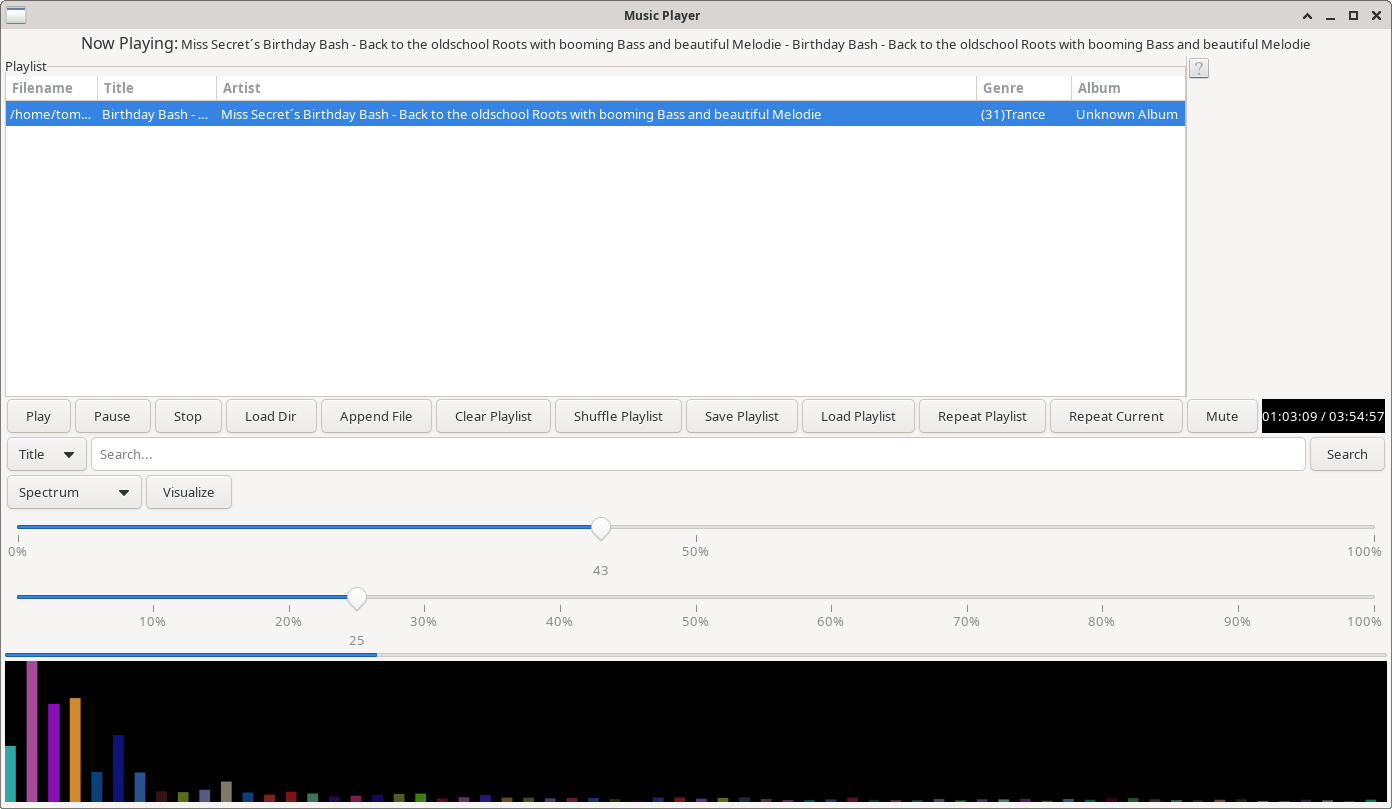

Here is the Python script that generated this plot:
import gi
import os
import random
import time
from urllib.parse import quote
import eyed3
import gi.repository.GdkPixbuf as GdkPixbuf
import gi.repository.Gst as Gst
import numpy as np
import pyaudio
from gi.repository import Gtk, Gdk, GObject, GLib, Pango
import cairo
gi.require_version('Gtk', '3.0')
gi.require_version('GdkPixbuf', '2.0')
gi.require_version('Gst', '1.0')
gi.require_version('GLib', '2.0')


class MusicPlayer:
    def __init__(self):
        Gst.init(None)

        self.window = Gtk.Window()
        self.window.connect("destroy", Gtk.main_quit)
        self.window.set_default_size(800, 600)
        self.window.set_title("Music Player")

        self.now_playing_label = Gtk.Label()
        self.now_playing_label.set_name("now-playing-label")
        self.now_playing_label.set_markup('<span font_desc="12">Now Playing:</span>')


        self.audio_buffer = bytearray()
        self.buffer_duration = 3  # Czas buforowania w sekundach
        self.buffer_chunk_size = 1024  # Rozmiar bufora
        self.buffer_ready = False
        self.current_song_name = ""  # Dodaj nowy atrybut do przechowywania nazwy aktualnej piosenki

        # Konfiguracja strumienia audio
        self.pa = pyaudio.PyAudio()
        self.stream_audio_input = None
        self.stream_audio_output = None
        self.sample_rate = 44100  # Przykładowa częstotliwość próbkowania
        self.num_channels = 2  # Dwa kanały (stereo)
        self.sample_width = self.pa.get_sample_size(pyaudio.paInt16)
        self.chunk_size = 1024  # Rozmiar paczki audio

        self.playlist_store = Gtk.ListStore(str, str, str, str, str)
        self.original_playlist = []  # Przechowuje oryginalną listę odtwarzania przed filtrowaniem
        self.playlist_view = Gtk.TreeView(self.playlist_store)
        self.playlist_view.set_rules_hint(True)
        # Kolumna "Filename"
        renderer = Gtk.CellRendererText()
        renderer.set_property("ellipsize", Pango.EllipsizeMode.END)
        column = Gtk.TreeViewColumn("Filename", renderer, text=0)
        column.set_sort_column_id(0)  # Ustaw identyfikator kolumny dla sortowania
        column.set_sort_indicator(True)  # Wyświetl wskaźnik sortowania w nagłówku kolumny
        column.set_resizable(True)  # Umożliwia zmianę szerokości kolumny przez użytkownika
        self.playlist_view.append_column(column)

        # Kolumna "Title"
        renderer = Gtk.CellRendererText()
        renderer.set_property("ellipsize", Pango.EllipsizeMode.END)
        column = Gtk.TreeViewColumn("Title", renderer, text=4)
        column.set_sort_column_id(4)
        column.set_sort_indicator(True)
        column.set_resizable(True)
        self.playlist_view.append_column(column)

        # Kolumna "Artist"
        renderer = Gtk.CellRendererText()
        renderer.set_property("ellipsize", Pango.EllipsizeMode.END)
        column = Gtk.TreeViewColumn("Artist", renderer, text=1)
        column.set_sort_column_id(1)
        column.set_sort_indicator(True)
        column.set_resizable(True)
        self.playlist_view.append_column(column)

        # Kolumna "Genre"
        renderer = Gtk.CellRendererText()
        renderer.set_property("ellipsize", Pango.EllipsizeMode.END)
        column = Gtk.TreeViewColumn("Genre", renderer, text=2)
        column.set_sort_column_id(2)
        column.set_sort_indicator(True)
        column.set_resizable(True)
        self.playlist_view.append_column(column)

        # Kolumna "Album"
        renderer = Gtk.CellRendererText()
        renderer.set_property("ellipsize", Pango.EllipsizeMode.END)
        column = Gtk.TreeViewColumn("Album", renderer, text=3)
        column.set_sort_column_id(3)
        column.set_sort_indicator(True)
        column.set_resizable(True)
        self.playlist_view.append_column(column)

        self.column_sort_order = Gtk.SortType.ASCENDING  # Domyślny porządek sortowania
        for i in range(5):
            self.playlist_view.get_column(i).set_sort_order(self.column_sort_order)  # Ustaw porządek sortowania dla kolumny

        scrolled_window = Gtk.ScrolledWindow()
        scrolled_window.set_policy(Gtk.PolicyType.NEVER, Gtk.PolicyType.AUTOMATIC)
        scrolled_window.add(self.playlist_view)


        # Create an HPaned container to split the window horizontally
        self.hpaned = Gtk.HPaned()
        vbox = Gtk.VBox(False, 0)
        vbox.pack_start(self.now_playing_label, False, False, 2)
        vbox.pack_start(self.hpaned, True, True, 0)

        self.window.add(vbox)

        # Create a frame for the playlist
        playlist_frame = Gtk.Frame()
        playlist_frame.set_label("Playlist")
        self.hpaned.pack1(playlist_frame, True, False)

        # Add the scrolled playlist to the frame
        playlist_frame.add(scrolled_window)

        # Create a fixed container to hold the album cover
        self.album_cover_fixed = Gtk.Fixed()
        self.album_cover_fixed.set_size_request(200, 200)  # Set the size of the album cover area

        # Add the album cover fixed container to the right side of the HPaned
        self.hpaned.pack2(self.album_cover_fixed, False, False)

        self.play_button = Gtk.Button("Play")
        self.play_button.connect("clicked", self.play)
        self.pause_button = Gtk.Button("Pause")
        self.pause_button.connect("clicked", self.toggle_pause)
        self.stop_button = Gtk.Button("Stop")
        self.stop_button.connect("clicked", self.stop)

        self.repeat_all_enabled = False
        self.repeat_one_enabled = False

        self.load_from_dir_button = Gtk.Button("Load Dir")
        self.load_from_dir_button.connect("clicked", self.load_from_dir)
        self.append_from_file_button = Gtk.Button("Append File")
        self.append_from_file_button.connect("clicked", self.append_from_file)
        self.clear_playlist_button = Gtk.Button("Clear Playlist")
        self.clear_playlist_button.connect("clicked", self.clear_playlist)
        self.shuffle_playlist_button = Gtk.Button("Shuffle Playlist")
        self.shuffle_playlist_button.connect("clicked", self.shuffle_playlist)
        self.save_playlist_button = Gtk.Button("Save Playlist")
        self.save_playlist_button.connect("clicked", self.save_playlist)
        self.load_playlist_button = Gtk.Button("Load Playlist")
        self.load_playlist_button.connect("clicked", self.load_playlist)
        self.repeat_all_button = Gtk.ToggleButton("Repeat Playlist")
        self.repeat_all_button.connect("toggled", self.toggle_repeat_all)
        self.repeat_one_button = Gtk.ToggleButton("Repeat Current")
        self.repeat_one_button.connect("toggled", self.toggle_repeat_one)
        self.mute_button = Gtk.ToggleButton("Mute")
        self.mute_button.connect("toggled", self.toggle_mute)

        hbox_buttons = Gtk.HBox(False, 0)
        hbox_buttons.pack_start(self.play_button, True, True, 2)
        hbox_buttons.pack_start(self.pause_button, True, True, 2)
        hbox_buttons.pack_start(self.stop_button, True, True, 2)
        hbox_buttons.pack_start(self.load_from_dir_button, True, True, 2)
        hbox_buttons.pack_start(self.append_from_file_button, True, True, 2)
        hbox_buttons.pack_start(self.clear_playlist_button, True, True, 2)
        hbox_buttons.pack_start(self.shuffle_playlist_button, True, True, 2)
        hbox_buttons.pack_start(self.save_playlist_button, True, True, 2)
        hbox_buttons.pack_start(self.load_playlist_button, True, True, 2)
        hbox_buttons.pack_start(self.repeat_all_button, True, True, 2)
        hbox_buttons.pack_start(self.repeat_one_button, True, True, 2)
        hbox_buttons.pack_start(self.mute_button, True, True, 2)

        self.time_label = Gtk.Label("00:00:00 / 00:00:00")
        self.time_label.set_name("time-label")
        self.time_label.override_background_color(Gtk.StateFlags.NORMAL, Gdk.RGBA(0, 0, 0, 1))
        self.time_label.override_color(Gtk.StateFlags.NORMAL, Gdk.RGBA(1, 1, 1, 1))
        hbox_buttons.pack_start(self.time_label, False, False, 2)

        self.search_entry = Gtk.Entry()
        self.search_entry.set_placeholder_text("Search...")
        self.search_entry.connect("activate", self.search_playlist)

        # Dodaj rozwijalną listę dla typu wyszukiwania
        self.search_type_combo = Gtk.ComboBoxText()
        self.search_type_combo.append_text("Title")
        self.search_type_combo.append_text("Artist")
        self.search_type_combo.append_text("Genre")
        self.search_type_combo.append_text("Album")
        self.search_type_combo.set_active(0)  # Domyślnie wybierz "Title" jako typ wyszukiwania
        # Dodaj rozwijalną listę dla wyboru wizualizacji
        self.visualization_type_combo = Gtk.ComboBoxText()
        self.visualization_type_combo.append_text("Spectrum")
        self.visualization_type_combo.append_text("Waveform")
        self.visualization_type_combo.append_text("Points")
        self.visualization_type_combo.append_text("Tonal Transition")
        self.visualization_type_combo.set_active(0)  # Domyślnie wybierz "Spectrum
        # Dodaj przycisk "Search"
        self.search_button = Gtk.Button("Search")
        self.search_button.connect("clicked", self.search_playlist)
        # Dodaj przycisk "Visualize"
        self.visualize_button = Gtk.Button("Visualize")
        self.visualize_button.connect("clicked", self.visualize)
        hbox_search = Gtk.HBox(False, 0)
        hbox_search.pack_start(self.search_type_combo, False, False, 2)  # Dodaj rozwijalną listę
        hbox_search.pack_start(self.search_entry, True, True, 2)
        hbox_search.pack_start(self.search_button, False, False, 2)
        self.drawing_area = Gtk.DrawingArea()
        self.drawing_area.connect("draw", self.visualize)
        hbox_visualization = Gtk.HBox(False, 0)
        hbox_visualization.pack_start(self.visualization_type_combo, False, False, 2)  # Dodaj rozwijalną listę
        hbox_visualization.pack_start(self.visualize_button, False, False, 2)

        vbox.pack_start(hbox_buttons, False, False, 2)
        vbox.pack_start(hbox_search, False, False, 2)  # Dodaj kontener z ComboBoxem i przyciskiem do głównego kontenera
        vbox.pack_start(hbox_visualization, False, False, 2)  # Dodaj kontener z ComboBoxem i przyciskiem do głównego kontenera
        # Add volume slider
        self.gain_scale = Gtk.Scale.new_with_range(Gtk.Orientation.HORIZONTAL, 0, 100, 1)
        self.gain_scale.set_digits(0)
        self.gain_scale.set_value_pos(Gtk.PositionType.BOTTOM)
        self.gain_scale.add_mark(0, Gtk.PositionType.BOTTOM, "0%")
        self.gain_scale.add_mark(50, Gtk.PositionType.BOTTOM, "50%")
        self.gain_scale.add_mark(100, Gtk.PositionType.BOTTOM, "100%")
        self.gain_scale.connect("value-changed", self.on_gain_scale_change)
        vbox.pack_start(self.gain_scale, False, False, 2)

        # Add position slider
        self.position_scale = Gtk.Scale.new_with_range(Gtk.Orientation.HORIZONTAL, 0, 100, 5)
        self.position_scale.set_digits(0)
        self.position_scale.set_value_pos(Gtk.PositionType.BOTTOM)
        self.position_scale.add_mark(10, Gtk.PositionType.BOTTOM, "10%")
        self.position_scale.add_mark(20, Gtk.PositionType.BOTTOM, "20%")
        self.position_scale.add_mark(30, Gtk.PositionType.BOTTOM, "30%")
        self.position_scale.add_mark(40, Gtk.PositionType.BOTTOM, "40%")
        self.position_scale.add_mark(50, Gtk.PositionType.BOTTOM, "50%")
        self.position_scale.add_mark(60, Gtk.PositionType.BOTTOM, "60%")
        self.position_scale.add_mark(70, Gtk.PositionType.BOTTOM, "70%")
        self.position_scale.add_mark(80, Gtk.PositionType.BOTTOM, "80%")
        self.position_scale.add_mark(90, Gtk.PositionType.BOTTOM, "90%")
        self.position_scale.add_mark(100, Gtk.PositionType.BOTTOM, "100%")
        self.position_scale.connect("value-changed", self.on_position_scale_change)
        vbox.pack_start(self.position_scale, False, False, 2)

        self.text_opacity = 1.0  # Początkowa przezroczystość tekstu
        self.font_options = cairo.FontOptions()
        self.font_options.set_antialias(cairo.ANTIALIAS_SUBPIXEL)
        self.font_options.set_hint_style(cairo.HINT_STYLE_FULL)
        self.font_options.set_hint_metrics(cairo.HINT_METRICS_ON)

        self.fft_data = None
        # Add the progress bar
        self.progress_bar = Gtk.ProgressBar()
        vbox.pack_start(self.progress_bar, False, False, 2)

        # Set the initial position of the slider to 0
        self.position_scale.set_value(0)
        vbox.pack_start(self.drawing_area, True, True, 2)
        self.window.show_all()

        self.pipeline = Gst.ElementFactory.make("playbin", "player")
        self.pipeline.set_property("volume", 0.25)  # Set default volume to 25%
        self.playback_paused = False

        self.muted = False
        self.muted_volume = 0.25  # Set initial muted volume to 25%

        bus = self.pipeline.get_bus()
        bus.add_signal_watch()
        bus.connect("message", self.on_message)

        self.playback_paused = False
        self.repeat_playlist = False
        self.repeat_current = False
        self.muted = False

        self.current_song_iter = None

        self.init_gst()
        self.init_audio_input()
        self.init_audio_output()
        
        self.update_time_timer = GLib.timeout_add(1000, self.update_time_label)
        self.update_progress_bar_timer = GLib.timeout_add(1000, self.update_progress_bar)  # Add progress bar update timer
        self.pipeline = Gst.ElementFactory.make("playbin", "audio-player")
        self.bus = self.pipeline.get_bus()
        self.bus.add_signal_watch()

        self.fft_data = None
        self.pipeline.set_state(Gst.State.READY)
        # Inicjalizacja PyAudio
        self.pa = pyaudio.PyAudio()
        self.stream_audio_input = None  # Strumień audio dla PyAudio
        self.stream_audio_output = None  # Strumień audio dla GStreamer

    def visualize(self, widget, cr):
        selected_text = self.visualization_type_combo.get_active_text()
        if selected_text == "Spectrum":
          self.draw_1(widget, cr)
        elif selected_text == "Waveform":
          self.draw_2(widget, cr)
        elif selected_text == "Points":
          self.draw_3(widget, cr)
        elif selected_text == "Tonal Transition":
          self.draw_4(widget, cr)
        else:
            # Obsługa innych opcji wizualizacji
            pass


    def play(self, widget):
        selection = self.playlist_view.get_selection()
        model, selected_song_iter = selection.get_selected()

        if selected_song_iter:
            song_path = model.get_value(selected_song_iter, 0)

            if self.repeat_current:
                self.buffer_audio_data(song_path)
            else:
                self.play_audio_file(song_path)

            GObject.timeout_add(100, self.update_bars)
            self.update_now_playing_label_timeout = GLib.timeout_add(1000, self.update_now_playing_label)
            # Extract and display album cover for the currently playing song
            self.extract_and_display_album_cover(song_path)

    def buffer_audio_data(self, file_path):
        try:
            encoded_file_path = quote(file_path)
            self.pipeline.set_state(Gst.State.NULL)
            self.pipeline.set_property("uri", f"file://{encoded_file_path}")
            self.pipeline.set_state(Gst.State.PAUSED)
            self.playback_paused = True

            # Pobieraj dane audio i zapisuj je w buforze przez określony czas
            self.audio_buffer = bytearray()
            start_time = time.time()

            while time.time() - start_time < self.buffer_duration:
                audio_data = self.read_audio_data()
                self.audio_buffer.extend(audio_data.tobytes())

            self.buffer_ready = True  # Ustawiamy buffer_ready na True, gdy bufor jest gotowy
            self.current_song_name = os.path.basename(file_path)  # Przechowujemy nazwę aktualnej piosenki
        except Exception as e:
            print(f"Error while buffering audio data: {e}")

    def buffer_audio_file(self, file_path):
        try:
            encoded_file_path = quote(file_path)
            self.pipeline.set_state(Gst.State.NULL)
            self.pipeline.set_property("uri", f"file://{encoded_file_path}")
            self.pipeline.set_state(Gst.State.PAUSED)
            self.playback_paused = True

            # Pobieraj dane audio i zapisuj je w buforze przez określony czas
            self.audio_buffer = bytearray()
            start_time = time.time()

            while time.time() - start_time < self.buffer_duration:
                audio_data = self.read_audio_data()
                self.audio_buffer.extend(audio_data.tobytes())

            self.buffer_ready = True  # Ustawiamy buffer_ready na True, gdy bufor jest gotowy
            self.current_song_name = os.path.basename(file_path)  # Przechowujemy nazwę aktualnej piosenki
        except Exception as e:
            print(f"Error while buffering audio file: {e}")


    def extract_and_display_album_cover(self, audio_file):
        # Otwórz plik audio
        audio = eyed3.load(audio_file)

        # Sprawdź, czy plik audio zawiera metadane i okładkę albumu
        if audio.tag and audio.tag.images:
            # Wybierz pierwszą okładkę albumu
            album_art = audio.tag.images[0].image_data

            # Utwórz obiekt GdkPixbuf na podstawie danych obrazu
            loader = GdkPixbuf.PixbufLoader()
            loader.write(album_art)
            loader.close()
            pixbuf = loader.get_pixbuf()

            # Przeskaluj okładkę albumu do rozmiaru obszaru okładki
            scaled_pixbuf = self.scale_album_cover(pixbuf, self.album_cover_fixed.get_allocation().width, self.album_cover_fixed.get_allocation().height)

            # Wyświetl przeskalowaną okładkę
            self.display_album_cover(scaled_pixbuf)
        else:
            # Jeśli nie ma okładki albumu, wyświetl placeholder
            self.display_album_cover_placeholder()

    def scale_album_cover(self, pixbuf, target_width, target_height):
        # Pobierz oryginalny rozmiar okładki albumu
        orig_width = pixbuf.get_width()
        orig_height = pixbuf.get_height()

        # Oblicz stosunek skalowania dla szerokości i wysokości
        width_ratio = target_width / orig_width
        height_ratio = target_height / orig_height

        # Wybierz mniejszy stosunek skalowania, aby zachować proporcje
        scale_ratio = min(width_ratio, height_ratio)

        # Oblicz nowe wymiary na podstawie proporcji
        new_width = int(orig_width * scale_ratio)
        new_height = int(orig_height * scale_ratio)

        # Przeskaluj okładkę albumu
        scaled_pixbuf = pixbuf.scale_simple(new_width, new_height, GdkPixbuf.InterpType.BILINEAR)

        return scaled_pixbuf

    def display_album_cover(self, pixbuf):
        # Usuń istniejące elementy z obszaru okładki albumu
        for child in self.album_cover_fixed.get_children():
            self.album_cover_fixed.remove(child)

        # Utwórz widżet Gtk.Image z przeskalowaną okładką albumu
        image = Gtk.Image()
        image.set_from_pixbuf(pixbuf)

        # Dodaj przeskalowaną okładkę albumu do obszaru okładki
        self.album_cover_fixed.add(image)
        self.album_cover_fixed.show_all()

    def display_album_cover_placeholder(self):
        # Usuń istniejące elementy z obszaru okładki albumu
        for child in self.album_cover_fixed.get_children():
            self.album_cover_fixed.remove(child)

        # Utwórz widżet Gtk.Image z domyślną ikoną brakującego obrazu
        image = Gtk.Image()
        image.set_from_stock(Gtk.STOCK_MISSING_IMAGE, Gtk.IconSize.LARGE_TOOLBAR)

        # Dodaj ikonę brakującego obrazu do obszaru okładki
        self.album_cover_fixed.add(image)
        self.album_cover_fixed.show_all()

    def draw_1(self, widget, cr):
        if self.fft_data is not None:
            cr.set_source_rgb(0, 0, 0)
            cr.paint()

            num_bars = 64 # Liczba słupków
            bar_width = widget.get_allocated_width() / num_bars
            max_amplitude = np.max(self.fft_data)

            for i in range(num_bars):
                start = int((i / num_bars) * len(self.fft_data))
                end = int(((i + 1) / num_bars) * len(self.fft_data))
                bar_height = np.max(self.fft_data[start:end])
                if max_amplitude != 0:
                    bar_height /= max_amplitude  # Normalizacja do zakresu 0-1
                else:
                    bar_height = 0  # Jeśli max_amplitude == 0, ustaw bar_height na 0

                new_bar_height = bar_height
                # Generuj losowy kolor dla każdego słupka
                color = np.random.rand(3)
                transparency = 0.5 + (bar_height * 0.5)  # Od 50% do 100%
                #color = (0, 0, 0)
                
                self.draw_bar(cr, i * bar_width, (1 - new_bar_height) * widget.get_allocated_height(), bar_width, new_bar_height * widget.get_allocated_height(), color, transparency)

                # Dodaj sinusoidalny waveform
                #self.draw_waveform(cr, i * bar_width, (1 - bar_height) * widget.get_allocated_height(), bar_width, bar_height * widget.get_allocated_height(), color)
                #self.draw_points(cr, i * bar_width, (1 - bar_height) * widget.get_allocated_height(), bar_width, bar_height * widget.get_allocated_height(), color, transparency)
                # Rysuj przejście tonalne
                #self.draw_tonal_transition(cr, i * bar_width, (1 - bar_height) * widget.get_allocated_height(), bar_width, bar_height * widget.get_allocated_height(), color, transparency)
                # Oblicz ilość punktów
                num_points = int(bar_height * 10)  # Przykładowa liczba punktów
                num_points = max(num_points, 1)  # Minimalnie jeden punkt

                # Rysuj punkty w górę z przejściami
                #self.draw_points_with_transitions(cr, i * bar_width, (1 - bar_height) * widget.get_allocated_height(), bar_width, bar_height * widget.get_allocated_height(), color, transparency, num_points)

    def draw_2(self, widget, cr):
        if self.fft_data is not None:
            cr.set_source_rgb(0, 0, 0)
            cr.paint()

            num_bars = 64 # Liczba słupków
            bar_width = widget.get_allocated_width() / num_bars
            max_amplitude = np.max(self.fft_data)

            for i in range(num_bars):
                start = int((i / num_bars) * len(self.fft_data))
                end = int(((i + 1) / num_bars) * len(self.fft_data))
                bar_height = np.max(self.fft_data[start:end])
                if max_amplitude != 0:
                    bar_height /= max_amplitude  # Normalizacja do zakresu 0-1
                else:
                    bar_height = 0  # Jeśli max_amplitude == 0, ustaw bar_height na 0

                new_bar_height = bar_height
                # Generuj losowy kolor dla każdego słupka
                color = np.random.rand(3)
                transparency = 0.5 + (bar_height * 0.5)  # Od 50% do 100%
                #color = (0, 0, 0)
                
                #self.draw_bar(cr, i * bar_width, (1 - new_bar_height) * widget.get_allocated_height(), bar_width, new_bar_height * widget.get_allocated_height(), color, transparency)

                # Dodaj sinusoidalny waveform
                #self.draw_waveform(cr, i * bar_width, (1 - bar_height) * widget.get_allocated_height(), bar_width, bar_height * widget.get_allocated_height(), color)
                self.draw_points(cr, i * bar_width, (1 - bar_height) * widget.get_allocated_height(), bar_width, bar_height * widget.get_allocated_height(), color, transparency)
                # Rysuj przejście tonalne
                #self.draw_tonal_transition(cr, i * bar_width, (1 - bar_height) * widget.get_allocated_height(), bar_width, bar_height * widget.get_allocated_height(), color, transparency)
                # Oblicz ilość punktów
                num_points = int(bar_height * 10)  # Przykładowa liczba punktów
                num_points = max(num_points, 1)  # Minimalnie jeden punkt

                # Rysuj punkty w górę z przejściami
                #self.draw_points_with_transitions(cr, i * bar_width, (1 - bar_height) * widget.get_allocated_height(), bar_width, bar_height * widget.get_allocated_height(), color, transparency, num_points)

    def draw_3(self, widget, cr):
        if self.fft_data is not None:
            cr.set_source_rgb(0, 0, 0)
            cr.paint()

            num_bars = 64 # Liczba słupków
            bar_width = widget.get_allocated_width() / num_bars
            max_amplitude = np.max(self.fft_data)

            for i in range(num_bars):
                start = int((i / num_bars) * len(self.fft_data))
                end = int(((i + 1) / num_bars) * len(self.fft_data))
                bar_height = np.max(self.fft_data[start:end])
                if max_amplitude != 0:
                    bar_height /= max_amplitude  # Normalizacja do zakresu 0-1
                else:
                    bar_height = 0  # Jeśli max_amplitude == 0, ustaw bar_height na 0

                new_bar_height = bar_height
                # Generuj losowy kolor dla każdego słupka
                color = np.random.rand(3)
                transparency = 0.5 + (bar_height * 0.5)  # Od 50% do 100%
                #color = (0, 0, 0)
                
                #self.draw_bar(cr, i * bar_width, (1 - new_bar_height) * widget.get_allocated_height(), bar_width, new_bar_height * widget.get_allocated_height(), color, transparency)

                # Dodaj sinusoidalny waveform
                #self.draw_waveform(cr, i * bar_width, (1 - bar_height) * widget.get_allocated_height(), bar_width, bar_height * widget.get_allocated_height(), color)
                #self.draw_points(cr, i * bar_width, (1 - bar_height) * widget.get_allocated_height(), bar_width, bar_height * widget.get_allocated_height(), color, transparency)
                # Rysuj przejście tonalne
                self.draw_tonal_transition(cr, i * bar_width, (1 - bar_height) * widget.get_allocated_height(), bar_width, bar_height * widget.get_allocated_height(), color, transparency)
                # Oblicz ilość punktów
                num_points = int(bar_height * 10)  # Przykładowa liczba punktów
                num_points = max(num_points, 1)  # Minimalnie jeden punkt

                # Rysuj punkty w górę z przejściami
                #self.draw_points_with_transitions(cr, i * bar_width, (1 - bar_height) * widget.get_allocated_height(), bar_width, bar_height * widget.get_allocated_height(), color, transparency, num_points)

    def draw_4(self, widget, cr):
        if self.fft_data is not None:
            cr.set_source_rgb(0, 0, 0)
            cr.paint()

            num_bars = 64 # Liczba słupków
            bar_width = widget.get_allocated_width() / num_bars
            max_amplitude = np.max(self.fft_data)

            for i in range(num_bars):
                start = int((i / num_bars) * len(self.fft_data))
                end = int(((i + 1) / num_bars) * len(self.fft_data))
                bar_height = np.max(self.fft_data[start:end])
                if max_amplitude != 0:
                    bar_height /= max_amplitude  # Normalizacja do zakresu 0-1
                else:
                    bar_height = 0  # Jeśli max_amplitude == 0, ustaw bar_height na 0

                new_bar_height = bar_height
                # Generuj losowy kolor dla każdego słupka
                color = np.random.rand(3)
                transparency = 0.5 + (bar_height * 0.5)  # Od 50% do 100%
                #color = (0, 0, 0)
                
                #self.draw_bar(cr, i * bar_width, (1 - new_bar_height) * widget.get_allocated_height(), bar_width, new_bar_height * widget.get_allocated_height(), color, transparency)

                # Dodaj sinusoidalny waveform
                #self.draw_waveform(cr, i * bar_width, (1 - bar_height) * widget.get_allocated_height(), bar_width, bar_height * widget.get_allocated_height(), color)
                #self.draw_points(cr, i * bar_width, (1 - bar_height) * widget.get_allocated_height(), bar_width, bar_height * widget.get_allocated_height(), color, transparency)
                # Rysuj przejście tonalne
                #self.draw_tonal_transition(cr, i * bar_width, (1 - bar_height) * widget.get_allocated_height(), bar_width, bar_height * widget.get_allocated_height(), color, transparency)
                # Oblicz ilość punktów
                num_points = int(bar_height * 10)  # Przykładowa liczba punktów
                num_points = max(num_points, 1)  # Minimalnie jeden punkt

                # Rysuj punkty w górę z przejściami
                self.draw_points_with_transitions(cr, i * bar_width, (1 - bar_height) * widget.get_allocated_height(), bar_width, bar_height * widget.get_allocated_height(), color, transparency, num_points)

    def update_spectrum(self):
        # Symulacja danych FFT (wymaga prawdziwego źródła danych FFT)
        self.fft_data = np.random.rand(64)

        # Pulsowanie tekstu
        self.text_opacity -= 0.05  # Zmniejszenie przezroczystości
        if self.text_opacity < 0:
            self.text_opacity = 1.0  # Po zaniknięciu tekstu, przywróć pełną przezroczystość

        self.drawing_area.queue_draw()
        return True


    def draw_points_with_transitions(self, cr, x, y, width, height, color, transparency, num_points):
        red, green, blue = color

        step = width / num_points / 4

        for i in range(num_points):
            x1 = x #+ i * step
            y1 = y + height * i / num_points
            size = 5.0  # Rozmiar punktu

            # Ustal przejście między punktami
            transition = i / num_points  # Od 0 do 1

            # Ustaw kolor punktu z określoną przezroczystością
            cr.set_source_rgba(red, green, blue, transition * transparency)
            cr.arc(x1, y1, size, 0, 2 * np.pi)
            cr.fill()

    def draw_tonal_transition(self, cr, x, y, width, height, color, transparency):
        red, green, blue = color

        num_points = int(width)
        step = width / num_points

        cr.set_line_width(2.0)

        for i in range(num_points):
            x1 = x + i * step
            x2 = x + (i + 1) * step
            gradient_color = (
                red - red * i / num_points,
                green - green * i / num_points,
                blue - blue * i / num_points
            )
            transparency = 0.5 + (height * i / num_points * 0.5)  # Przejście tonalne w oparciu o wysokość

            # Rysuj linię z gradientem kolorów
            cr.set_source_rgba(gradient_color[0], gradient_color[1], gradient_color[2], transparency)
            cr.move_to(x1, y)
            cr.line_to(x2, y)
            cr.line_to(x2, y - height)
            cr.line_to(x1, y - height)
            cr.close_path()
            cr.fill()

    def draw_points(self, cr, x, y, width, height, color, transparency):
        red, green, blue = color

        num_points = int(width)
        step = width / num_points

        for i in range(num_points):
            x1 = x #+ i * step
            y1 = y + height * i / num_points
            size = 5.0  # Rozmiar punktu

            # Interpolacja kolorów pomiędzy sąsiednimi punktami
            if i < num_points - 1:
                x2 = x + (i + 1) * step
                y2 = y + height * (i + 1) / num_points
                gradient = np.linspace(0, 1, num_points)
                red_i = int((1 - gradient[i]) * red + gradient[i] * red)
                green_i = int((1 - gradient[i]) * green + gradient[i] * green)
                blue_i = int((1 - gradient[i]) * blue + gradient[i] * blue)
                cr.set_source_rgba(red_i / 255, green_i / 255, blue_i / 255, transparency)
            else:
                cr.set_source_rgba(red, green, blue, transparency)

            # Rysuj punkt jako okrągły
            cr.arc(x1, y1, size, 0, 2 * np.pi)
            cr.fill()

    def draw_bar(self, cr, x, y, width, height, color, transparency):
        red, green, blue = color

        # Ustaw kolor słupka z określoną przezroczystością
        cr.set_source_rgba(red, green, blue, transparency)
        cr.rectangle(x, y, width / 2, height)
        cr.fill()

        # Ustaw kolor obramowania słupka na pełną nieprzezroczystość
        cr.set_source_rgb(0, 0, 0)

    def draw_waveform(self, cr, x, y, width, height, color):
        red, green, blue = color

        num_points = int(width)
        step = width / num_points

        cr.set_source_rgb(red, green, blue)
        cr.set_line_width(2.0)

        for i in range(num_points):
            x1 = x + i * step
            y1 = y + height / 2 * np.sin(2 * np.pi * i / num_points)
            x2 = x + (i + 1) * step
            y2 = y + height / 2 * np.sin(2 * np.pi * (i + 1) / num_points)

            cr.move_to(x1, y1)
            cr.line_to(x2, y2)

        cr.stroke()


    def update_bars(self):
        if self.pipeline.get_state(0)[1] == Gst.State.PLAYING:
            query = Gst.Query.new_seeking(Gst.Format.TIME)
            if self.pipeline.query(query):
                _, position = self.pipeline.query_position(Gst.Format.TIME)
                _, duration = self.pipeline.query_duration(Gst.Format.TIME)
                progress = float(position) / float(duration) if duration > 0 else 0.0
                
                # Odczytaj dane audio z mikrofonu
                audio_data = self.read_audio_data()
                
                # Oblicz FFT na podstawie danych audio
                num_samples = 64  # Przykładowa liczba próbek
                fft_data = np.fft.fft(audio_data)
                fft_data = np.abs(fft_data[:num_samples])  # Pobierz amplitudy tylko pierwszych próbek
                
                self.fft_data = fft_data * progress
                GObject.idle_add(self.drawing_area.queue_draw)
        return True


    def init_gst(self):
        self.pipeline = Gst.Pipeline()

        source = Gst.ElementFactory.make("uridecodebin", "source")
        audioconvert = Gst.ElementFactory.make("audioconvert", "audioconvert")
        audioresample = Gst.ElementFactory.make("audioresample", "audioresample")
        sink = Gst.ElementFactory.make("autoaudiosink", "sink")

        if not source or not audioconvert or not audioresample or not sink:
            print("One or more elements could not be created. Exiting.")
            exit(1)

        self.pipeline.add(source)
        self.pipeline.add(audioconvert)
        self.pipeline.add(audioresample)
        self.pipeline.add(sink)

        source.link(audioconvert)
        audioconvert.link(audioresample)
        audioresample.link(sink)

        source.connect("pad-added", self.on_pad_added)

    def on_pad_added(self, element, pad):
        sink_pad = Gst.Element.get_static_pad(element, "sink")
        if not sink_pad.is_linked():
            pad.link(sink_pad)

    def init_audio_input(self):
        # Konfiguracja strumienia audio
        self.stream_audio_input = self.pa.open(
            format=pyaudio.paInt16,
            channels=2,  # Stereo
            rate=self.sample_rate,
            input=True,
            frames_per_buffer=self.chunk_size
        )

    def init_audio_output(self):
        # Konfiguracja strumienia audio
        self.stream_audio_output = self.pa.open(
            format=self.pa.get_format_from_width(self.sample_width),
            channels=self.num_channels,
            rate=self.sample_rate,
            output=True
        )

    def read_audio_data(self):
        if self.stream_audio_input is None:
            # Konfiguracja strumienia audio
            sample_rate = 44100  # Przykładowa częstotliwość próbkowania
            audio_format = pyaudio.paInt16

            self.stream_audio_input = self.pa.open(
                format=audio_format,
                channels=2,  # Mono
                rate=sample_rate,
                input=True,
                frames_per_buffer=self.chunk_size  # Używamy chunk_size jako rozmiar paczki
            )

        try:
            audio_data = self.stream_audio_input.read(self.chunk_size)  # Używamy self.chunk_size
            audio_data = np.frombuffer(audio_data, dtype=np.int16)
            return audio_data
        except IOError as e:
            print("Błąd odczytu danych audio:", e)
            return np.zeros(self.chunk_size, dtype=np.int16)

    def play_audio_file(self, file_path):
        if self.stream_audio_output is not None:
            self.stream_audio_output.close()
            self.stream_audio_output = None

        if self.buffer_ready:
            try:
                audio_data = np.frombuffer(self.audio_buffer, dtype=np.int16)

                self.stream_audio_output = self.pa.open(
                    format=self.pa.get_format_from_width(self.sample_width),
                    channels=self.num_channels,
                    rate=self.sample_rate,
                    output=True
                )
                self.stream_audio_output.write(audio_data.tobytes())
                self.stream_audio_output.close()
            except Exception as e:
                print(f"Error while playing audio from buffer: {e}")
                self.buffer_ready = False
        else:
            try:
                encoded_file_path = quote(file_path)
                self.pipeline.set_state(Gst.State.NULL)
                self.pipeline.set_property("uri", f"file://{encoded_file_path}")
                self.pipeline.set_state(Gst.State.PLAYING)
                self.playback_paused = False
            except Exception as e:
                print(f"Error while playing audio: {e}")


    def toggle_pause(self, widget):
        if self.playback_paused:
            self.pipeline.set_state(Gst.State.PLAYING)
            self.playback_paused = False
        else:
            self.pipeline.set_state(Gst.State.PAUSED)
            self.playback_paused = True

    def stop(self, widget):
        self.pipeline.set_state(Gst.State.NULL)

    def on_gain_scale_change(self, widget):
        value = self.gain_scale.get_value()
        volume = value / 100  # Przelicz wartość z zakresu 0-100 na zakres 0-1
        self.pipeline.set_property("volume", volume)

    def on_position_scale_change(self, widget):
        if self.pipeline.get_state(0)[1] == Gst.State.PLAYING:
            value = self.position_scale.get_value()
            position = (value / 100) * self.pipeline.query_duration(Gst.Format.TIME)[1]
            self.pipeline.seek_simple(Gst.Format.TIME, Gst.SeekFlags.FLUSH, position)

    def update_position_slider(self):
        if self.pipeline.get_state(0)[1] == Gst.State.PLAYING:
            position, duration = self.pipeline.query_position(Gst.Format.TIME)[1], self.pipeline.query_duration(Gst.Format.TIME)[1]
            value = (position / duration) * 100
            self.position_scale.set_value(value)
        return True

    def on_message(self, bus, message):
        t = message.type
        if t == Gst.MessageType.ERROR:
            self.pipeline.set_state(Gst.State.NULL)
            err, debug = message.parse_error()
            print("Error: %s" % err, debug)
        elif t == Gst.MessageType.EOS:
            if self.repeat_one_enabled:
                # Repeat the current song by seeking to the start
                self.pipeline.seek_simple(Gst.Format.TIME, Gst.SeekFlags.FLUSH, 0)
            elif self.repeat_all_enabled:
                selection = self.playlist_view.get_selection()
                model, selected_song_iter = selection.get_selected()
                if selected_song_iter:
                    next_song_iter = model.iter_next(selected_song_iter)
                    if not next_song_iter:
                        next_song_iter = model.get_iter_first()
                    if next_song_iter:
                        next_song_path = model.get_value(next_song_iter, 0)
                        self.play_audio_file(next_song_path)
            else:
                self.pipeline.set_state(Gst.State.NULL)
                print("End-Of-Stream reached")

        # Handle track change event
        elif t == Gst.MessageType.STATE_CHANGED:
            if message.src == self.pipeline:
                old_state, new_state, pending_state = message.parse_state_changed()
                if new_state == Gst.State.PLAYING:
                    self.update_now_playing_label()
                    self.update_progress_bar()  # Start updating the progress bar

    def update_now_playing_label(self):
        if self.pipeline.get_state(0)[1] == Gst.State.PLAYING:
            selection = self.playlist_view.get_selection()
            model, selected_song_iter = selection.get_selected()
            if selected_song_iter:
                title = model.get_value(selected_song_iter, 4)
                artist = model.get_value(selected_song_iter, 1)
                print(f"Updating Now Playing label with artist: {artist}, title: {title}")
                self.now_playing_label.set_markup(
                    f'<span font_desc="12">Now Playing:</span> {artist} - {title}')


    def update_time_label(self):
        if self.pipeline.get_state(0)[1] == Gst.State.PLAYING:
            position, duration = self.pipeline.query_position(Gst.Format.TIME)[1], self.pipeline.query_duration(Gst.Format.TIME)[1]
            position_sec = position / Gst.SECOND
            duration_sec = duration / Gst.SECOND
            time_str = "{:02}:{:02}:{:02} / {:02}:{:02}:{:02}".format(
                int(position_sec // 3600),
                int((position_sec // 60) % 60),
                int(position_sec % 60),
                int(duration_sec // 3600),
                int((duration_sec // 60) % 60),
                int(duration_sec % 60),
            )
            self.time_label.set_text(time_str)
        return True

    def update_progress_bar(self):
        if self.pipeline.get_state(0)[1] == Gst.State.PLAYING:
            position, duration = self.pipeline.query_position(Gst.Format.TIME)[1], self.pipeline.query_duration(Gst.Format.TIME)[1]
            fraction = float(position) / float(duration)
            self.progress_bar.set_fraction(fraction)
        return True

    def load_from_dir(self, widget):
        dialog = Gtk.FileChooserDialog("Please choose a directory", self.window, Gtk.FileChooserAction.SELECT_FOLDER,
                                       ("Cancel", Gtk.ResponseType.CANCEL, "Open", Gtk.ResponseType.OK))
        dialog.set_default_response(Gtk.ResponseType.OK)

        response = dialog.run()
        if response == Gtk.ResponseType.OK:
            folder_path = dialog.get_filename()
            self.load_music_from_folder(folder_path)
        dialog.destroy()

    def load_music_from_folder(self, folder_path):
        if folder_path:
            for root, dirs, files in os.walk(folder_path):
                for file in files:
                    if file.endswith(('.mp3', '.wav', '.flac')):
                        file_path = os.path.join(root, file)
                        self.append_song_to_playlist(file_path)

    def append_from_file(self, widget):
        dialog = Gtk.FileChooserDialog("Please choose a file", self.window, Gtk.FileChooserAction.OPEN,
                                       ("Cancel", Gtk.ResponseType.CANCEL, "Open", Gtk.ResponseType.OK))
        dialog.set_default_response(Gtk.ResponseType.OK)
        dialog.set_current_folder(os.path.expanduser("~"))

        filter_mp3 = Gtk.FileFilter()
        filter_mp3.set_name("MP3 files")
        filter_mp3.add_mime_type("audio/mpeg")
        dialog.add_filter(filter_mp3)

        filter_wav = Gtk.FileFilter()
        filter_wav.set_name("WAV files")
        filter_wav.add_mime_type("audio/wav")
        dialog.add_filter(filter_wav)

        filter_flac = Gtk.FileFilter()
        filter_flac.set_name("FLAC files")
        filter_flac.add_mime_type("audio/flac")
        dialog.add_filter(filter_flac)

        response = dialog.run()
        if response == Gtk.ResponseType.OK:
            file_path = dialog.get_filename()
            self.append_song_to_playlist(file_path)
        dialog.destroy()

    def append_song_to_playlist(self, file_path):
        audiofile = eyed3.load(file_path)
        title = audiofile.tag.title if audiofile.tag.title else os.path.basename(file_path)
        artist = audiofile.tag.artist if audiofile.tag.artist else "Unknown Artist"
        genre = str(audiofile.tag.genre) if audiofile.tag.genre else "Unknown Genre"
        album = audiofile.tag.album if audiofile.tag.album else "Unknown Album"
        filename = os.path.basename(file_path)

        self.playlist_store.append([file_path, artist, genre, album, title])
        self.original_playlist.append([file_path, artist, genre, album, title])

    def clear_playlist(self, widget):
        self.playlist_store.clear()
        self.original_playlist.clear()

    def shuffle_playlist(self, widget):
        random.shuffle(self.original_playlist)
        self.playlist_store.clear()
        for song in self.original_playlist:
            self.playlist_store.append(song)

    def save_playlist(self, widget):
        dialog = Gtk.FileChooserDialog("Save Playlist", self.window, Gtk.FileChooserAction.SAVE,
                                       ("Cancel", Gtk.ResponseType.CANCEL, "Save", Gtk.ResponseType.OK))
        dialog.set_default_response(Gtk.ResponseType.OK)
        dialog.set_current_folder(os.path.expanduser("~"))
        dialog.set_current_name("playlist.txt")

        filter_text = Gtk.FileFilter()
        filter_text.set_name("Text files")
        filter_text.add_mime_type("text/plain")
        dialog.add_filter(filter_text)

        response = dialog.run()
        if response == Gtk.ResponseType.OK:
            file_path = dialog.get_filename()
            self.save_playlist_to_file(file_path)
        dialog.destroy()

    def save_playlist_to_file(self, file_path):
        with open(file_path, 'w') as f:
            for song in self.original_playlist:
                f.write(f"{song[0]}\n")

    def load_playlist(self, widget):
        dialog = Gtk.FileChooserDialog("Open Playlist", self.window, Gtk.FileChooserAction.OPEN,
                                       ("Cancel", Gtk.ResponseType.CANCEL, "Open", Gtk.ResponseType.OK))
        dialog.set_default_response(Gtk.ResponseType.OK)
        dialog.set_current_folder(os.path.expanduser("~"))

        filter_text = Gtk.FileFilter()
        filter_text.set_name("Text files")
        filter_text.add_mime_type("text/plain")
        dialog.add_filter(filter_text)

        response = dialog.run()
        if response == Gtk.ResponseType.OK:
            file_path = dialog.get_filename()
            self.load_playlist_from_file(file_path)
        dialog.destroy()

    def load_playlist_from_file(self, file_path):
        with open(file_path, 'r') as f:
            lines = f.read().splitlines()
            for line in lines:
                self.append_song_to_playlist(line)

    def toggle_repeat_all(self, widget):
        if self.current_song_name:
            song_path = self.get_song_path_by_name(self.current_song_name)
            if song_path:
                self.play_audio_file(song_path)
                GObject.timeout_add(100, self.update_bars)

    def toggle_repeat_one(self, widget):
        if self.current_song_name:
            song_path = self.get_song_path_by_name(self.current_song_name)
            if song_path:
                self.play_audio_file(song_path)
                GObject.timeout_add(100, self.update_bars)

    def toggle_mute(self, widget):
        if self.muted:
            # Restore the previous volume
            self.pipeline.set_property("volume", self.gain_scale.get_value() / 100)
        else:
            # Mute by setting the volume to 0
            self.pipeline.set_property("volume", 0)
        self.muted = not self.muted

    def search_playlist(self, widget):
        search_text = self.search_entry.get_text()
        search_type = self.search_type_combo.get_active_text()
        self.filter_playlist(search_text, search_type)

    def filter_playlist(self, search_text, search_type):
        self.playlist_store.clear()
        for song in self.original_playlist:
            if search_type == "Title" and search_text.lower() in song[4].lower():
                self.playlist_store.append(song)
            elif search_type == "Artist" and search_text.lower() in song[1].lower():
                self.playlist_store.append(song)
            elif search_type == "Genre" and search_text.lower() in song[2].lower():
                self.playlist_store.append(song)
            elif search_type == "Album" and search_text.lower() in song[3].lower():
                self.playlist_store.append(song)

if __name__ == "__main__":
    player = MusicPlayer()
    Gtk.main()
